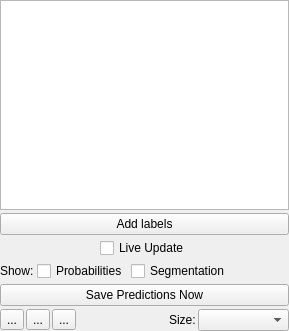
<?xml version="1.0" encoding="UTF-8"?>
<ui version="4.0">
 <class>containingWidget</class>
 <widget class="QWidget" name="containingWidget">
  <property name="geometry">
   <rect>
    <x>0</x>
    <y>0</y>
    <width>289</width>
    <height>331</height>
   </rect>
  </property>
  <property name="sizePolicy">
   <sizepolicy hsizetype="Preferred" vsizetype="Preferred">
    <horstretch>1</horstretch>
    <verstretch>0</verstretch>
   </sizepolicy>
  </property>
  <property name="minimumSize">
   <size>
    <width>256</width>
    <height>0</height>
   </size>
  </property>
  <property name="baseSize">
   <size>
    <width>0</width>
    <height>0</height>
   </size>
  </property>
  <property name="windowTitle">
   <string>Form</string>
  </property>
  <widget class="QWidget" name="verticalLayoutWidget">
   <property name="geometry">
    <rect>
     <x>0</x>
     <y>0</y>
     <width>289</width>
     <height>331</height>
    </rect>
   </property>
   <layout class="QVBoxLayout" name="verticalLayout">
    <property name="spacing">
     <number>3</number>
    </property>
    <item>
     <widget class="LabelListView" name="labelListView">
      <property name="sizePolicy">
       <sizepolicy hsizetype="Minimum" vsizetype="Preferred">
        <horstretch>0</horstretch>
        <verstretch>0</verstretch>
       </sizepolicy>
      </property>
     </widget>
    </item>
    <item>
     <widget class="QPushButton" name="AddLabelButton">
      <property name="styleSheet">
       <string notr="true"/>
      </property>
      <property name="text">
       <string>Add labels</string>
      </property>
     </widget>
    </item>
    <item>
     <layout class="QHBoxLayout" name="horizontalLayout_3">
      <item>
       <widget class="QCheckBox" name="checkInteractive">
        <property name="enabled">
         <bool>true</bool>
        </property>
        <property name="sizePolicy">
         <sizepolicy hsizetype="Maximum" vsizetype="Fixed">
          <horstretch>0</horstretch>
          <verstretch>0</verstretch>
         </sizepolicy>
        </property>
        <property name="text">
         <string>Live Update</string>
        </property>
       </widget>
      </item>
     </layout>
    </item>
    <item>
     <layout class="QHBoxLayout" name="horizontalLayout_4">
      <item>
       <widget class="QLabel" name="label">
        <property name="sizePolicy">
         <sizepolicy hsizetype="Maximum" vsizetype="Preferred">
          <horstretch>0</horstretch>
          <verstretch>0</verstretch>
         </sizepolicy>
        </property>
        <property name="text">
         <string>Show:</string>
        </property>
       </widget>
      </item>
      <item>
       <widget class="QCheckBox" name="checkShowPredictions">
        <property name="sizePolicy">
         <sizepolicy hsizetype="Maximum" vsizetype="Fixed">
          <horstretch>0</horstretch>
          <verstretch>0</verstretch>
         </sizepolicy>
        </property>
        <property name="text">
         <string>Probabilities</string>
        </property>
        <property name="tristate">
         <bool>false</bool>
        </property>
       </widget>
      </item>
      <item>
       <widget class="QCheckBox" name="checkShowSegmentation">
        <property name="sizePolicy">
         <sizepolicy hsizetype="Maximum" vsizetype="Fixed">
          <horstretch>0</horstretch>
          <verstretch>0</verstretch>
         </sizepolicy>
        </property>
        <property name="text">
         <string>Segmentation</string>
        </property>
       </widget>
      </item>
      <item>
       <spacer name="horizontalSpacer">
        <property name="orientation">
         <enum>Qt::Horizontal</enum>
        </property>
        <property name="sizeHint" stdset="0">
         <size>
          <width>40</width>
          <height>20</height>
         </size>
        </property>
       </spacer>
      </item>
     </layout>
    </item>
    <item>
     <widget class="QPushButton" name="savePredictionsButton">
      <property name="toolTip">
       <string>Compute predictions for your entire dataset (all images) and save the project</string>
      </property>
      <property name="text">
       <string>Save Predictions Now</string>
      </property>
     </widget>
    </item>
    <item>
     <layout class="QHBoxLayout" name="horizontalLayout" stretch="0,0,1,0,0,0">
      <property name="spacing">
       <number>2</number>
      </property>
      <property name="sizeConstraint">
       <enum>QLayout::SetDefaultConstraint</enum>
      </property>
      <item>
       <widget class="QToolButton" name="arrowToolButton">
        <property name="text">
         <string>...</string>
        </property>
       </widget>
      </item>
      <item>
       <widget class="QToolButton" name="paintToolButton">
        <property name="text">
         <string>...</string>
        </property>
       </widget>
      </item>
      <item>
       <widget class="QToolButton" name="eraserToolButton">
        <property name="text">
         <string>...</string>
        </property>
        <property name="autoRaise">
         <bool>false</bool>
        </property>
       </widget>
      </item>
      <item>
       <spacer name="horizontalSpacer_3">
        <property name="orientation">
         <enum>Qt::Horizontal</enum>
        </property>
        <property name="sizeHint" stdset="0">
         <size>
          <width>20</width>
          <height>20</height>
         </size>
        </property>
       </spacer>
      </item>
      <item>
       <widget class="QLabel" name="brushSizeCaption">
        <property name="text">
         <string>Size:</string>
        </property>
       </widget>
      </item>
      <item>
       <widget class="QComboBox" name="brushSizeComboBox">
        <property name="sizePolicy">
         <sizepolicy hsizetype="Expanding" vsizetype="Fixed">
          <horstretch>0</horstretch>
          <verstretch>0</verstretch>
         </sizepolicy>
        </property>
        <property name="sizeAdjustPolicy">
         <enum>QComboBox::AdjustToContents</enum>
        </property>
       </widget>
      </item>
     </layout>
    </item>
    <item>
     <layout class="QHBoxLayout" name="horizontalLayout_2"/>
    </item>
   </layout>
  </widget>
 </widget>
 <customwidgets>
  <customwidget>
   <class>LabelListView</class>
   <extends>QTableView</extends>
   <header>ilastik.widgets.labelListView</header>
  </customwidget>
 </customwidgets>
 <resources/>
 <connections/>
</ui>
